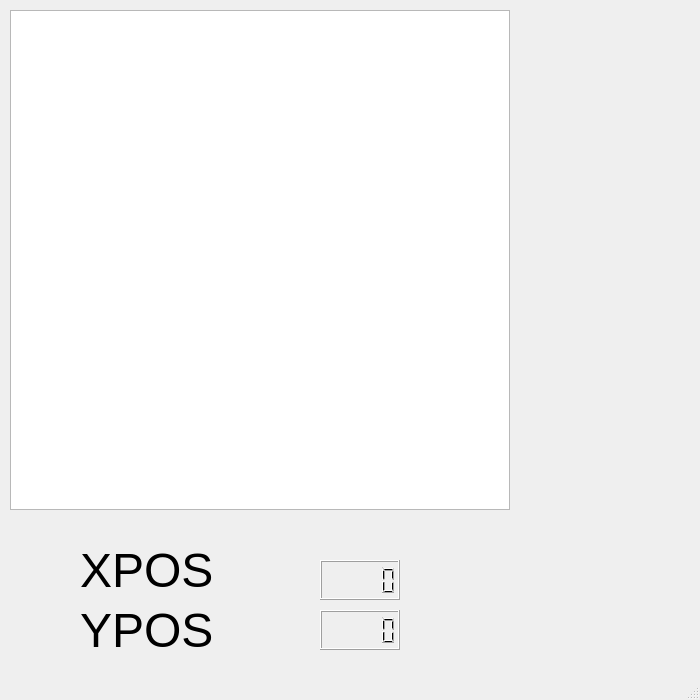
<?xml version="1.0" encoding="UTF-8"?>
<ui version="4.0">
 <class>MainWindow</class>
 <widget class="QMainWindow" name="MainWindow">
  <property name="geometry">
   <rect>
    <x>0</x>
    <y>0</y>
    <width>700</width>
    <height>700</height>
   </rect>
  </property>
  <property name="windowTitle">
   <string>MainWindow</string>
  </property>
  <widget class="QWidget" name="centralwidget">
   <widget class="QGraphicsView" name="graphicsView_Spielfeld">
    <property name="geometry">
     <rect>
      <x>10</x>
      <y>10</y>
      <width>500</width>
      <height>500</height>
     </rect>
    </property>
   </widget>
   <widget class="QLabel" name="label_xpos">
    <property name="geometry">
     <rect>
      <x>80</x>
      <y>550</y>
      <width>150</width>
      <height>40</height>
     </rect>
    </property>
    <property name="font">
     <font>
      <pointsize>36</pointsize>
     </font>
    </property>
    <property name="text">
     <string>XPOS</string>
    </property>
   </widget>
   <widget class="QLabel" name="label_ypos">
    <property name="geometry">
     <rect>
      <x>80</x>
      <y>610</y>
      <width>150</width>
      <height>40</height>
     </rect>
    </property>
    <property name="font">
     <font>
      <pointsize>36</pointsize>
     </font>
    </property>
    <property name="text">
     <string>YPOS</string>
    </property>
   </widget>
   <widget class="QLCDNumber" name="lcdNumber_xpos">
    <property name="geometry">
     <rect>
      <x>320</x>
      <y>560</y>
      <width>80</width>
      <height>40</height>
     </rect>
    </property>
   </widget>
   <widget class="QLCDNumber" name="lcdNumber_ypos">
    <property name="geometry">
     <rect>
      <x>320</x>
      <y>610</y>
      <width>80</width>
      <height>40</height>
     </rect>
    </property>
   </widget>
  </widget>
  <widget class="QMenuBar" name="menubar">
   <property name="geometry">
    <rect>
     <x>0</x>
     <y>0</y>
     <width>700</width>
     <height>22</height>
    </rect>
   </property>
  </widget>
  <widget class="QStatusBar" name="statusbar"/>
 </widget>
 <resources/>
 <connections/>
</ui>
